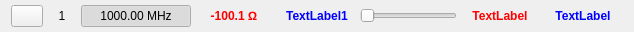
<?xml version="1.0" encoding="UTF-8"?>
<ui version="4.0">
 <class>MarkerSlider</class>
 <widget class="QWidget" name="MarkerSlider">
  <property name="geometry">
   <rect>
    <x>0</x>
    <y>0</y>
    <width>634</width>
    <height>32</height>
   </rect>
  </property>
  <property name="sizePolicy">
   <sizepolicy hsizetype="Preferred" vsizetype="Fixed">
    <horstretch>0</horstretch>
    <verstretch>0</verstretch>
   </sizepolicy>
  </property>
  <property name="windowTitle">
   <string>Form</string>
  </property>
  <layout class="QHBoxLayout" name="horizontalLayout">
   <property name="spacing">
    <number>3</number>
   </property>
   <property name="topMargin">
    <number>0</number>
   </property>
   <property name="bottomMargin">
    <number>0</number>
   </property>
   <item>
    <widget class="QPushButton" name="b_add_del">
     <property name="sizePolicy">
      <sizepolicy hsizetype="Fixed" vsizetype="Fixed">
       <horstretch>0</horstretch>
       <verstretch>0</verstretch>
      </sizepolicy>
     </property>
     <property name="minimumSize">
      <size>
       <width>32</width>
       <height>0</height>
      </size>
     </property>
     <property name="maximumSize">
      <size>
       <width>32</width>
       <height>16777215</height>
      </size>
     </property>
     <property name="text">
      <string/>
     </property>
     <property name="icon">
      <iconset resource="resources.qrc">
       <normaloff>:/icons/add</normaloff>:/icons/add</iconset>
     </property>
     <property name="iconSize">
      <size>
       <width>12</width>
       <height>16</height>
      </size>
     </property>
    </widget>
   </item>
   <item>
    <widget class="QLabel" name="l_id">
     <property name="minimumSize">
      <size>
       <width>32</width>
       <height>0</height>
      </size>
     </property>
     <property name="toolTip">
      <string>Marker id</string>
     </property>
     <property name="text">
      <string>1</string>
     </property>
     <property name="alignment">
      <set>Qt::AlignCenter</set>
     </property>
    </widget>
   </item>
   <item>
    <widget class="QPushButton" name="b_freq">
     <property name="sizePolicy">
      <sizepolicy hsizetype="Fixed" vsizetype="Fixed">
       <horstretch>0</horstretch>
       <verstretch>0</verstretch>
      </sizepolicy>
     </property>
     <property name="minimumSize">
      <size>
       <width>110</width>
       <height>0</height>
      </size>
     </property>
     <property name="toolTip">
      <string>Show/hide marker</string>
     </property>
     <property name="text">
      <string>1000.00 MHz</string>
     </property>
     <property name="checkable">
      <bool>true</bool>
     </property>
     <property name="checked">
      <bool>true</bool>
     </property>
    </widget>
   </item>
   <item>
    <widget class="QLabel" name="l1">
     <property name="minimumSize">
      <size>
       <width>80</width>
       <height>0</height>
      </size>
     </property>
     <property name="styleSheet">
      <string notr="true">color: red; font-weight: bold</string>
     </property>
     <property name="text">
      <string>-100.1 Ω</string>
     </property>
     <property name="alignment">
      <set>Qt::AlignCenter</set>
     </property>
     <property name="margin">
      <number>0</number>
     </property>
    </widget>
   </item>
   <item>
    <widget class="QLabel" name="l2">
     <property name="minimumSize">
      <size>
       <width>80</width>
       <height>0</height>
      </size>
     </property>
     <property name="styleSheet">
      <string notr="true">color: blue; font-weight: bold</string>
     </property>
     <property name="text">
      <string>TextLabel1</string>
     </property>
     <property name="alignment">
      <set>Qt::AlignCenter</set>
     </property>
     <property name="margin">
      <number>0</number>
     </property>
    </widget>
   </item>
   <item>
    <widget class="QSlider" name="slider">
     <property name="orientation">
      <enum>Qt::Horizontal</enum>
     </property>
    </widget>
   </item>
   <item>
    <widget class="QLabel" name="l3">
     <property name="minimumSize">
      <size>
       <width>80</width>
       <height>0</height>
      </size>
     </property>
     <property name="styleSheet">
      <string notr="true">color: red; font-weight: bold</string>
     </property>
     <property name="text">
      <string>TextLabel</string>
     </property>
     <property name="alignment">
      <set>Qt::AlignCenter</set>
     </property>
     <property name="margin">
      <number>5</number>
     </property>
    </widget>
   </item>
   <item>
    <widget class="QLabel" name="l4">
     <property name="minimumSize">
      <size>
       <width>80</width>
       <height>0</height>
      </size>
     </property>
     <property name="styleSheet">
      <string notr="true">color: blue; font-weight: bold</string>
     </property>
     <property name="text">
      <string>TextLabel</string>
     </property>
     <property name="alignment">
      <set>Qt::AlignCenter</set>
     </property>
     <property name="margin">
      <number>5</number>
     </property>
    </widget>
   </item>
  </layout>
 </widget>
 <resources>
  <include location="resources.qrc"/>
 </resources>
 <connections/>
</ui>
